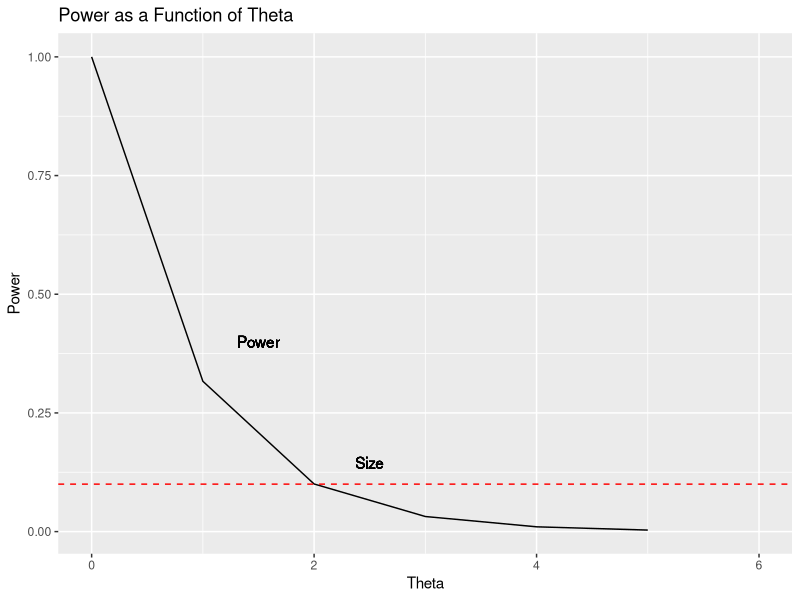

Generate this figure with R:
## ---- chunk 1
knitr::opts_chunk$set(echo = FALSE, eval = FALSE, fig.align = "center", 
                      message = FALSE, warning = FALSE)
library(tidyverse)
library(knitr)
library(here)
## ---- chunk 2
theta <- (0:6)

power <- rep(NA, 7) 

for(i in 0:6) {
  power[i] <- exp((-1)* 1.15 * theta[i])
}

df <- data.frame(theta,power)

ggplot(df, aes(theta)) +                  
  geom_line(aes(y=power), colour="black") + 
  geom_text(x=1.5, y=0.4, label="Power") +
  ggtitle("Power as a Function of Theta") +
  geom_text(x=2.5, y=0.145, label="Size") +
  geom_hline(yintercept=0.1, linetype="dashed", color = "red") +
  labs(y="Power", x = "Theta")
## ---- chunk 3
pnorm(.718, 0, 1)
## ---- chunk 4
pnorm(3.282, 0, 1)
